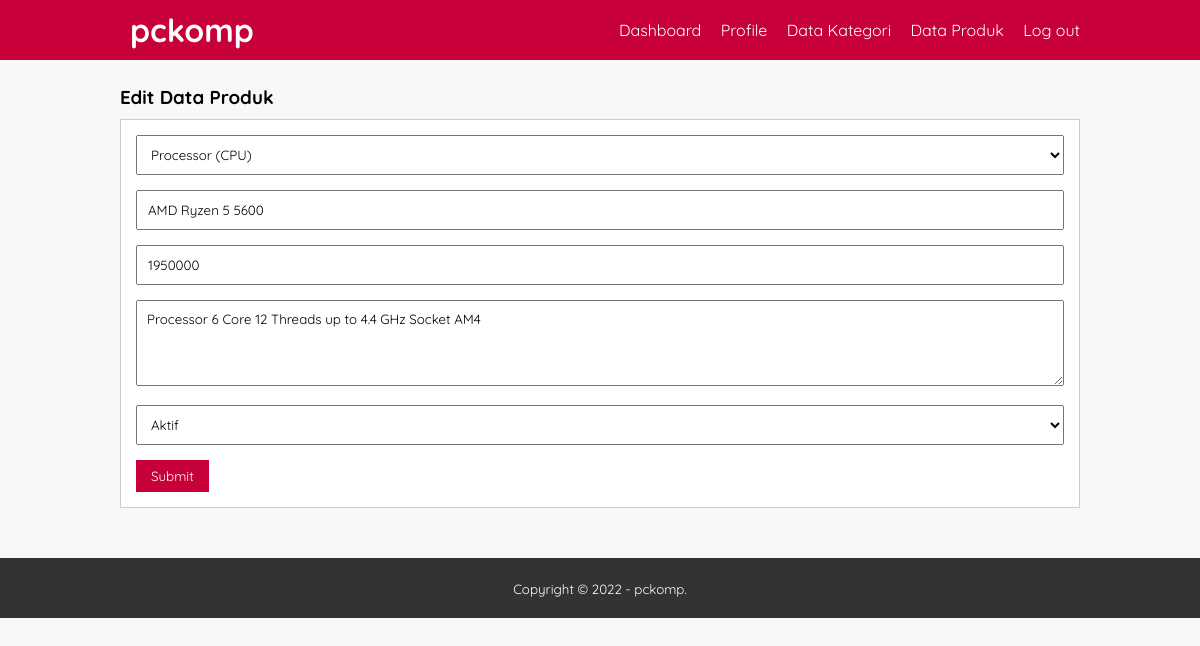
The app's page /edit-produk.php?id=2 (signed in) with its own data.
### tables this page shows
CREATE TABLE product (
    product_id INTEGER PRIMARY KEY AUTOINCREMENT,
    kategori_id INTEGER NOT NULL,
    product_name TEXT NOT NULL,
    product_price INTEGER NOT NULL,
    product_description TEXT,
    product_image TEXT,
    product_status INTEGER NOT NULL DEFAULT 1,
    data_created DATETIME DEFAULT CURRENT_TIMESTAMP,
    FOREIGN KEY (kategori_id) REFERENCES category(kategori_id) ON DELETE CASCADE
);

### edit-produk.php (the view, shortened to what this page needs)
<?php
  include 'db.php';
  $stmt = $conn->prepare("SELECT * FROM product WHERE product_id = :id");
  $stmt->execute([':id' => $_GET['id'] ?? '']);
  $p = $stmt->fetch(PDO::FETCH_OBJ);
?>
<!DOCTYPE html>
<html>
    <head>
        <link rel="stylesheet" type="text/css" href="css/style.css">
    </head>
    <body>
        <header>
            <div class="container">
            <h1><a href="dashboard.php">pckomp</a></h1>
            <ul>
                <li><a href="dashboard.php">Dashboard</a></li>
                <li><a href="profile.php">Profile</a></li>
                <li><a href="data_kategori.php">Data Kategori</a></li>
                <li><a href="data_produk.php">Data Produk</a></li>
                <li><a href="keluar.php">Log out</a></li>
            </ul>
            </div>
        </header>
        <div class="section">
            <div class="container">
                <h3>Edit Data Produk</h3>
                <div class="box">
                    <form action="" method="POST">
                        <select name="kategori" class="input-control" required>
                            <?php
                                $categories = $conn->query("SELECT * FROM category ORDER BY kategori_nama ASC");
                                while($c = $categories->fetch(PDO::FETCH_ASSOC)){
                                    $selected = ($c['kategori_id'] == $p->kategori_id) ? 'selected' : '';
                                    echo '<option value="' . $c['kategori_id'] . '" ' . $selected . '>' . htmlspecialchars($c['kategori_nama']) . '</option>';
                                }
                            ?>
                        </select>
                        <input type="text" name="nama" placeholder="Nama Produk" class="input-control" value="<?php echo htmlspecialchars($p->product_name) ?>" required>
                        <input type="number" name="harga" placeholder="Harga Produk" class="input-control" value="<?php echo htmlspecialchars($p->product_price) ?>" required>
                        <textarea name="deskripsi" placeholder="Deskripsi Produk" class="input-control" rows="4"><?php echo htmlspecialchars($p->product_description ?? '') ?></textarea>
                        <select name="status" class="input-control">
                            <option value="1" <?php echo ($p->product_status == 1) ? 'selected' : '' ?>>Aktif</option>
                        </select>
                        <input type="submit" name="submit" value="Submit" class="btn">
                    </form>
                </div>
            </div>
        </div>
        <footer>
            <div class="container">
                <small>Copyright &copy; 2022 - pckomp.</small>
            </div>
        </footer>
    </body>
</html>

### css/style.css (style rules this page uses)
* { padding:0; margin:0; font-family: 'Quicksand', sans-serif; }
body { background-color: #f8f8f8; }
a { color: inherit; text-decoration: none; }
.input-control { width: 100%; padding: 10px; margin-bottom: 15px; box-sizing: border-box; }
.btn { padding: 8px 15px; background-color: #c70039; color: #fff; border: none; cursor: pointer; }
header { background-color: #c70039; color: #fff; }
header h1 { float: left; padding: 10px; }
header ul { float: right; }
header ul li { display: inline-block; }
header ul li a { padding:20px 0 20px 15px; display: inline-block; }
.container { width: 80%; margin:0 auto; }
.container:after { content: ''; display: block; clear: both; }
.section { padding: 25px 0; }
.box { background-color: #fff; border: 1px solid #ccc; padding: 15px; box-sizing: border-box; margin: 10px 0 25px 0; }
footer { padding: 20px 0; background-color: #333; color: #fff; text-align: center; }

### records on screen
product: nama "AMD Ryzen 5 5600", harga "1950000", deskripsi "Processor 6 Core 12 Threads up to 4.4 GHz Socket AM4", status "Aktif"

### other values on screen
form field kategori "Processor (CPU)"
